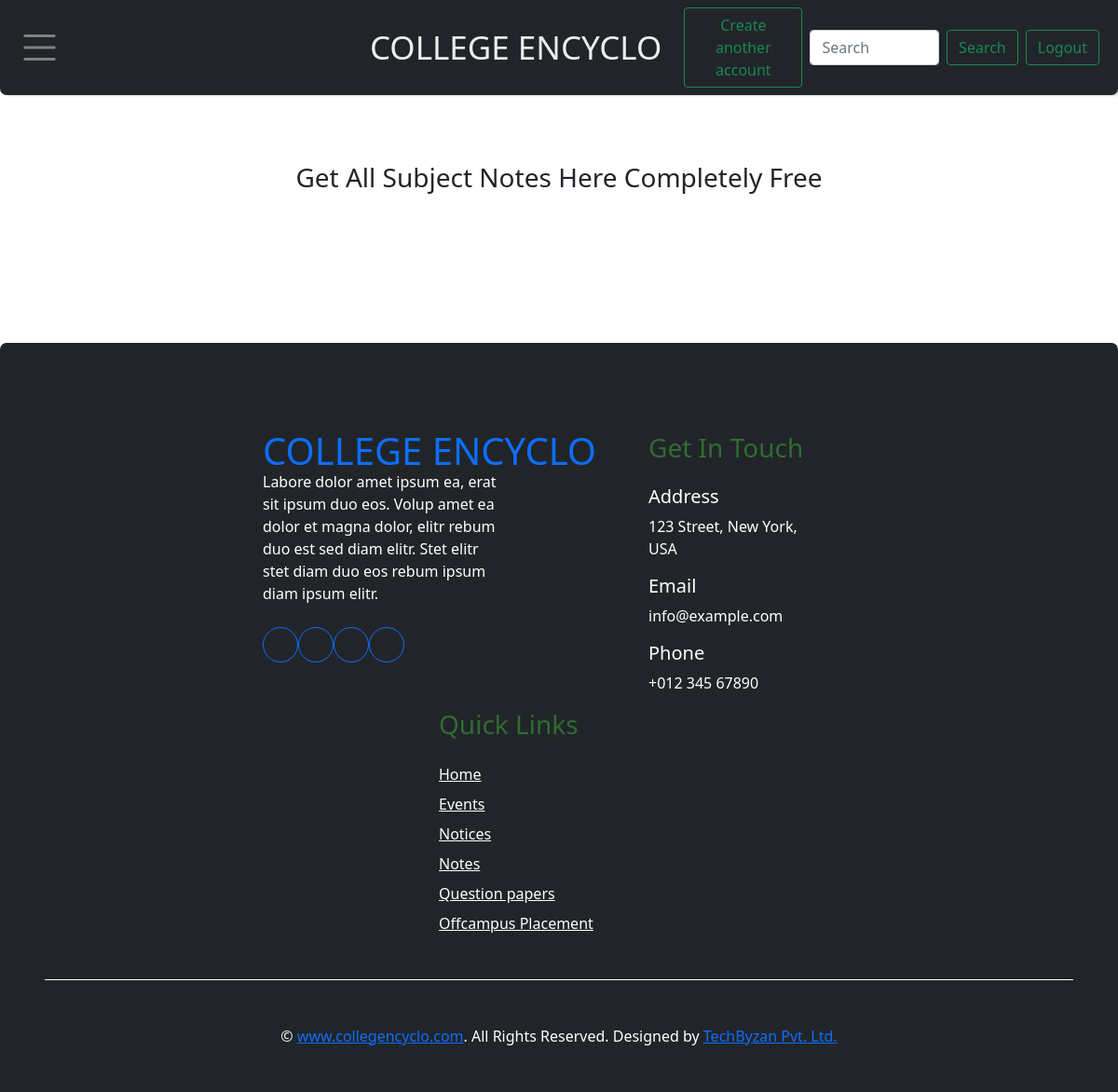
The app's page /notes/ (signed in), older data.
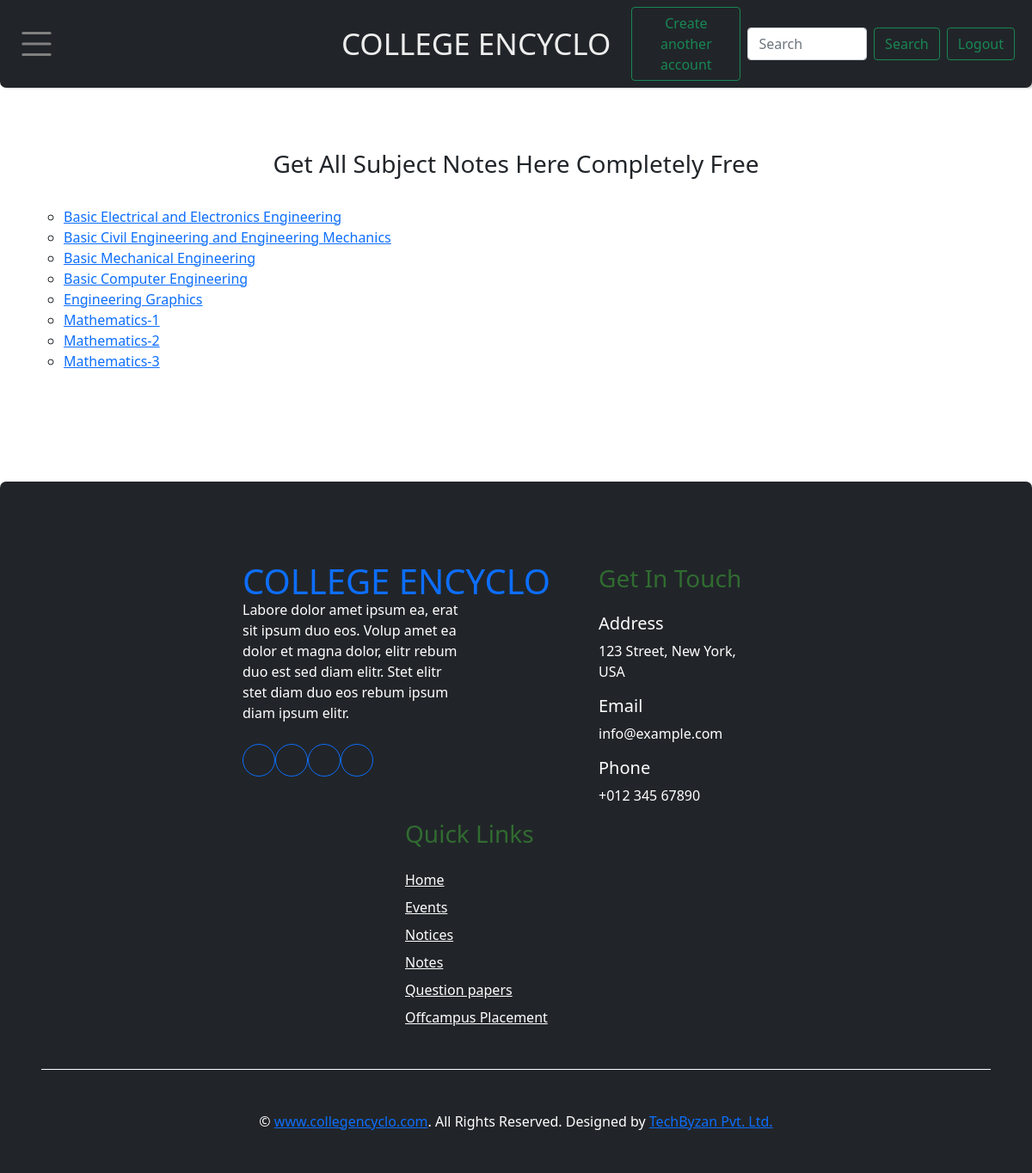
The same page, newer data.
### base/models.py (models this page shows, shortened)
class Subject(models.Model):
    subject =models.CharField(max_length=110)

### base/views.py (the view, shortened to what this page needs)
# urls.py: path('notes/', views.notes, name='notes'),
def notes(request):
    if request.user.is_authenticated:
        ntc= Notes.objects.all()
        ssu = request.user
        staf = ssu.role
        oi = Subject.objects.all()
        c = College.objects.all()
        d = Department.objects.all()
        y = Year.objects.all()
        if 'modal_form' in request.POST:
            nsb = request.POST.get('nsb')
            hmm = Subject(subject=nsb)
            hmm.save()
        context = {'staf':staf, 'oi':oi, 'c':c, 'd':d, 'y':y, 'ntc':ntc}
        return render(request, 'notes.html', context)
    else:
        return redirect('logins')

### templates/notes.html (shortened to what this page needs)
{% extends 'base.html' %}
{% block body %}
<div class="container mb-3 py-4" >
  <br>
  <div class="mb-3 py-4">
        <h3 class="text-center">Get All Subject Notes Here Completely Free</h3>
        <br>
      <ul style="list-style-type:circle">
        {% for d in oi %}
        <li><a href="{% url 'subnotes' pk=d.id %}">{{ d.subject }}</a></li>
        {% endfor %}
    </ul>
  </div>
</div>
{% endblock body %}

### templates/base.html (shortened to what this page needs)
{% load static %}
<!DOCTYPE html>
<html lang="en">
<head>
    <link rel="stylesheet" href="{% static 'base/sidenav.css' %}">
    <link href="https://cdn.jsdelivr.net/npm/bootstrap@5.1.3/dist/css/bootstrap.min.css" rel="stylesheet">
</head>
<body>
  <nav class="navbar navbar-expand-lg navbar-dark bg-dark py-0 sticky-top" style="border-bottom-right-radius: 7px; border-bottom-left-radius: 7px; box-shadow: 3px 1px 2px lightgray;" >
        <div class="container-fluid my-2">
          <a class="navbar-brand" style="margin-left: 300px; font-size: 35px; color: #ededed;"  href="#">COLLEGE ENCYCLO</a>
          <div class="collapse navbar-collapse" id="navbarSupportedContent">
            <a href="#">
              <div class="mx-2">
                <button type="button" class="btn btn-outline-success">Create another account</button>
            </div>
              </a>
              <form class="d-flex">
                  <input class="form-control me-2" type="search" placeholder="Search" aria-label="Search">
                  <button class="btn btn-outline-success" type="submit">Search</button>
                </form>
                <a href="{% url 'logout' %}">
                  <div class="mx-2">
                    <button type="button" class="btn btn-outline-success">Logout</button>
                </div>
                  </a>
          </div>
        </div>
    </nav>
    {% block body %}{% endblock body %}
    <div class="container-fluid bg-dark text-white mt-5 py-5 px-sm-3 px-md-5" style="border-top-right-radius: 7px; border-top-left-radius: 7px;">
      <div class="row pt-5 pb-5 justify-content-center">
          <div class="footer_1 col-lg-3 col-md-6 mx-5">
              <a href="#" class="navbar-brand font-weight-bold text-primary m-0 mb-4 p-0" style="font-size: 40px; line-height: 40px;">
                  <span class="text-primary">COLLEGE ENCYCLO</span>
              </a>
              <p>Labore dolor amet ipsum ea, erat sit ipsum duo eos. Volup amet ea dolor et magna dolor, elitr rebum duo est sed diam elitr. Stet elitr stet diam duo eos rebum ipsum diam ipsum elitr.</p>
              <div class="d-flex justify-content-start mt-4">
                  <a class="btn btn-outline-primary rounded-circle text-center mr-2 px-0" style="width: 38px; height: 38px;" href="#"></a>
                  <a class="btn btn-outline-primary rounded-circle text-center mr-2 px-0" style="width: 38px; height: 38px;" href="#"></a>
                  <a class="btn btn-outline-primary rounded-circle text-center mr-2 px-0" style="width: 38px; height: 38px;" href="#"></a>
                  <a class="btn btn-outline-primary rounded-circle text-center mr-2 px-0" style="width: 38px; height: 38px;" href="#"></a>
              </div>
          </div>
          <div class="footer_2 col-lg-3 col-md-6 px-lg-5 mx-5">
              <h3 class="mb-4" style="color: rgb(49, 107, 49);">Get In Touch</h3>
              <div class="d-flex">
                  <div class="pl-3">
                      <h5 class="text-white">Address</h5>
                      <p>123 Street, New York, USA</p>
                  </div>
              </div>
              <div class="d-flex">
                  <div class="pl-3">
                      <h5 class="text-white">Email</h5>
                      <p>info@example.com</p>
                  </div>
              </div>
              <div class="d-flex">
                  <div class="pl-3">
                      <h5 class="text-white">Phone</h5>
                      <p>+012 345 67890</p>
                  </div>
              </div>
          </div>
          <div class="footer_3 col-lg-3 col-md-6 mx-5">
              <h3 class="mb-4" style="color: rgb(49, 107, 49);">Quick Links</h3>
              <div class="d-flex flex-column justify-content-start">
                  <a class="text-white mb-2" href="#">Home</a>
                  <a class="text-white mb-2" href="#">Events</a>
                  <a class="text-white mb-2" href="#"> Notices</a>
                  <a class="text-white mb-2" href="#"> Notes</a>
                  <a class="text-white mb-2" href="#"> Question papers</a>
                  <a class="text-white" href="#">Offcampus Placement</a>
              </div>
          </div>
      </div>
      <div class="container-fluid pt-5" style="border-top: 1px solid rgb(255, 255, 255);;">
          <p class="m-0 text-center text-white">
              © <a class="text-primary font-weight-bold" href="#">www.collegencyclo.com</a>. All Rights Reserved. Designed
              by
              <a class="text-primary font-weight-bold" href="#">TechByzan Pvt. Ltd.</a>
          </p>
      </div>
  </div>
</body>
</html>

Row changes from the older to the newer data that the page shows:
added Subject: subject "Basic Electrical and Electronics Engineering"
added Subject: subject "Basic Civil Engineering and Engineering Mechanics"
added Subject: subject "Basic Mechanical Engineering"
added Subject: subject "Basic Computer Engineering"
added Subject: subject "Engineering Graphics"
added Subject: subject "Mathematics-1"
added Subject: subject "Mathematics-2"
added Subject: subject "Mathematics-3"
